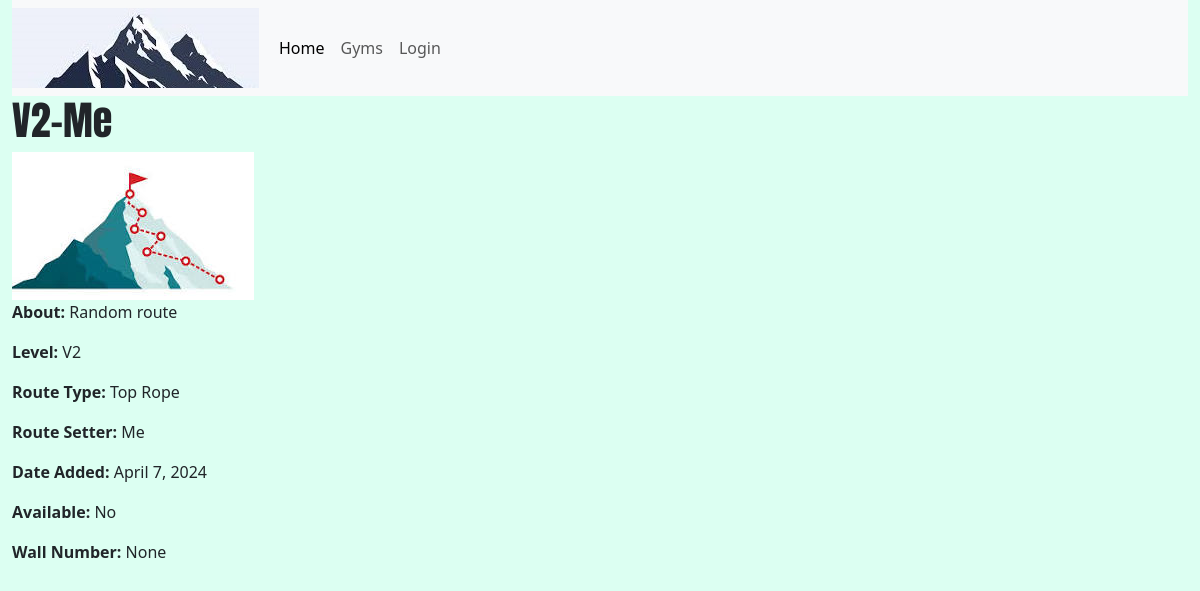
The page /gym/1/route/4/ on the database its author committed.
### climber_app/models.py (models this page shows, shortened)
class Route(models.Model):
    level = models.CharField(max_length=20)
    route_setter = models.CharField(max_length=100)
    is_active = models.BooleanField(default = False)
    date_added = models.DateField()
    about = models.TextField(blank = True)
    wall_num = models.IntegerField(blank = True, default=None, null=True)
    route_type = models.CharField(max_length=20, default="Bouldering")
    gym = models.ForeignKey(Gym, on_delete=models.CASCADE, default=None, related_name='routes')
    def __str__(self):
        return self.level + "-" + self.route_setter
    class Meta:
        ordering = ["-date_added"]

### climber_app/views.py (the view)
# urls.py: path('gym/<int:gym_id>/route/<int:pk>/', views.RouteDetailView.as_view(), name="view-route"),
class RouteDetailView(generic.DetailView):
    model = Route
    template_name = 'climber_app/route_detail.html'
    context_object_name = 'route'
    def get_queryset(self):
        queryset = super().get_queryset()
        gym_id = self.kwargs['gym_id']
        pk = self.kwargs['pk']
        return queryset.filter(gym_id=gym_id, pk=pk)

### climber_app/templates/climber_app/route_detail.html (shortened to what this page needs)
{% extends "climber_app/base_template.html" %}
{% load static %}
{% block content %}
    <h1>{{ route }} </h1>
    <div class="image-box">
        <img src="{% static 'images/route.jpg' %}" alt="Image Description">
    </div>
    <p><strong>About:</strong> {{ route.about }} </p>
    <p><strong>Level:</strong> {{ route.level }} </p>
    <p><strong>Route Type:</strong> {{ route.route_type }} </p>
    <p><strong>Route Setter:</strong> {{ route.route_setter }} </p>
    <p><strong>Date Added:</strong> {{ route.date_added }} </p>
    <p><strong>Available:</strong> {{ route.is_active|yesno:"Yes,No" }} </p>
    <p><strong>Wall Number:</strong> {{ route.wall_num }} </p>
{% endblock %}

### climber_app/templates/climber_app/base_template.html (style rules this page uses)
h1 { font-family: "Anton", sans-serif; }
body { background-color: #DCFFF2; }

### rows shown on the page
Route: level+route_setter "V2-Me", about "Random route", level "V2", route_type "Top Rope", route_setter "Me", date_added "April 7, 2024", is_active "No", wall_num "None"
